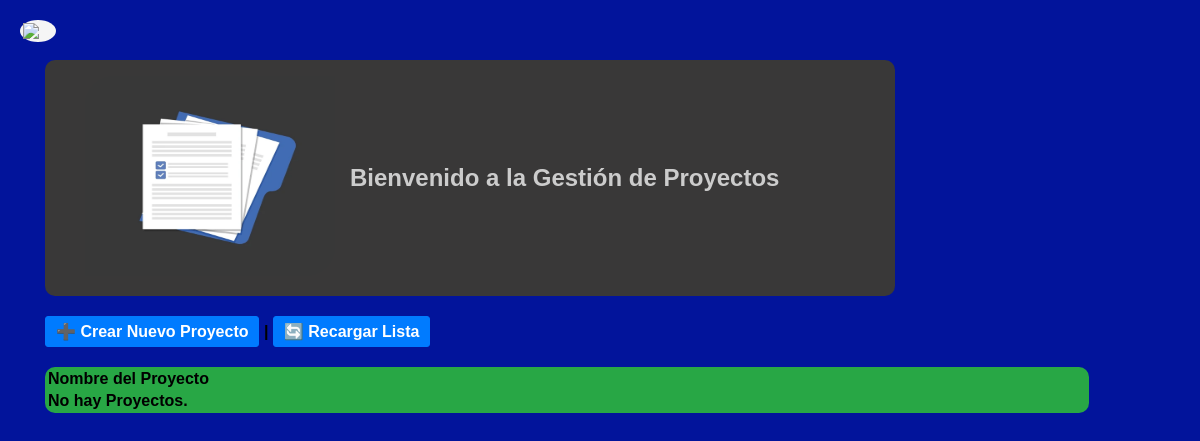
The app's page /views/index.php (signed in), older data.
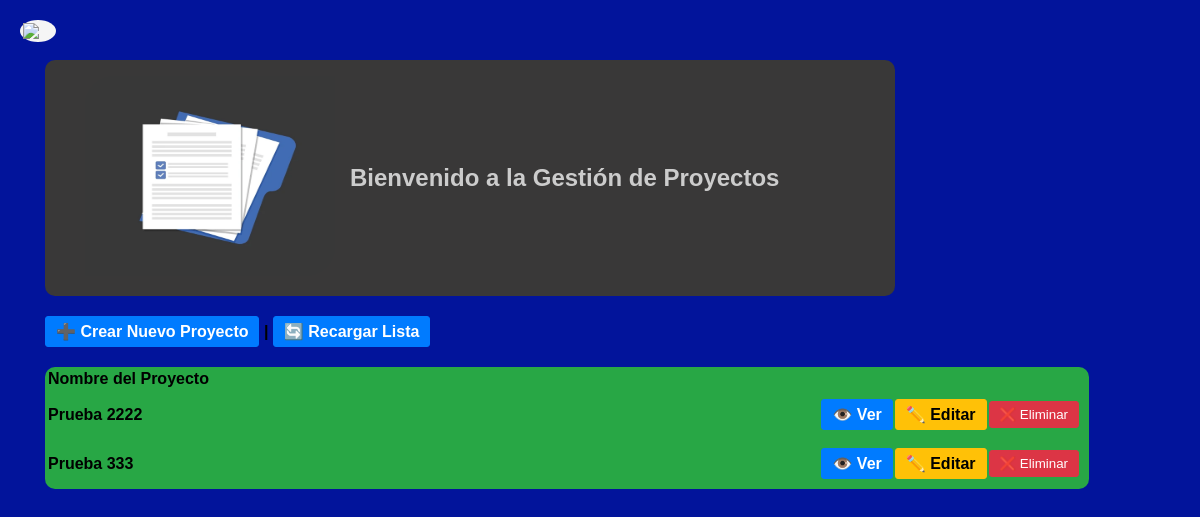
The same page, newer data.
### tables this page shows
CREATE TABLE projects (
    id_project           INT             PRIMARY KEY,
    name_project         TEXT (1, 150),
    fecha_inicio_project DATE,
    fecha_final_project  DATE,
    estado_project       TEXT,
    presupuesto_project  NUMERIC (19, 4) 
);

### views/index.php (the view, shortened to what this page needs)
<?php
$proyectos = [];
try {
    $pdo = conexionDB();
    $stmt = $pdo->prepare("SELECT id_project, name_project FROM projects");
    $stmt->execute();
    $proyectos = $stmt->fetchAll(PDO::FETCH_ASSOC);
} catch (PDOException $e) {
    $error_msg = "Error al cargar proyectos: " . $e->getMessage();
}
?>
<!DOCTYPE html>
<html lang="es">
<head>
    <link rel="stylesheet" href="../views/assets/css/sistem project.css">
</head>
<body>
    <a href="../views/main-menu/index.php" class="volver" title="Volver a HOME">
        <img src="../views/assets/imgs/icons/arrow-left.svg">
    </a>
    <div class="list-option">
        <article class="titulo">
            <figure class="contenedor-flex">
                <a>
                    <img src="../views/assets/imgs/documento.webp" alt="bandera de venezuela" class="img_proyecto">
                </a>
                <h1 class="texto_titulo">Bienvenido a la Gestión de Proyectos</h1>
            </figure>
        </article>
    </div>
    <div>
        <p>
            <a class="btn_create btn-accion" href="../views/Create Project/index.php">➕ Crear Nuevo Proyecto</a>
            |
            <a class="btn_recargar btn-accion" href="#">🔄 Recargar Lista</a>
        </p>
    </div>
    <table>
        <thead>
            <tr class="columnas1">
                <th>Nombre del Proyecto</th>
            </tr>
        </thead>
        <tbody class="columnas2">
            <?php if (!empty($proyectos)): ?>
                <?php foreach ($proyectos as $proyecto): ?>
                    <tr>
                        <td class="columna_name"><?php echo htmlspecialchars($proyecto['name_project']); ?></td>
                        <td class="columna_boton">
                            <a href="./Visualize Project/index.php?id=<?php echo htmlspecialchars($proyecto['id_project']); ?>" class="btn-accion btn-ver"> 👁️ Ver </a>
                            <a href="./Modify Project/index.php?id=<?php echo htmlspecialchars($proyecto['id_project']); ?>" class="btn-accion btn-editar"> ✏️ Editar </a>
                            <form action="../../controller/sistem project/eliminate project.php" method="POST" style="display:inline;">
                                <button type="submit"
                                    onclick="return confirm('¿Está seguro de que desea eliminar el proyecto \'<?php echo htmlspecialchars($proyecto['name_project']); ?>\'? Esto es irreversible.');" class="btn-accion btn-eliminar"> ❌ Eliminar
                                </button>
                            </form>
                        </td>
                    </tr>
                <?php endforeach; ?>
            <?php else: ?>
                <tr>
                    <td colspan="3">No hay Proyectos.</td>
                </tr>
            <?php endif; ?>
        </tbody>
    </table>
</body>
</html>

### views/assets/css/sistem project.css (style rules this page uses)
* body { text-align: center; min-width: 600px; max-width: 100%; margin: auto; padding: 20px; background-color: rgba(2, 20, 155); font-family: 'Poppins', Arial, Helvetica, sans-serif; overflow-x: auto; font-weight: bold; }
.titulo { background-color: rgb(57, 56, 56); color: #ccc; width: 850px ; border-radius: 10px; display:grid; justify-content: left; align-items: center; }
div { max-width: 100%; min-width: 600px; margin: 0 auto; }
.img_proyecto { width: 250px; height: 200px; border-radius: 30px 0 30px 0; }
.contenedor-flex { display: flex; align-items: center; gap: 15px; }
.texto_titulo { flex-grow: 1; margin: 0; }
table { justify-content: center; align-items: center; align-items: center; background-color: #28a745; color: black; text-align: left; width: 90%; table-layout: fixed; margin: 20px 25px; text-align: left; border-radius: 10px; }
.list-option { display:grid; grid-template-columns: repeat(2,1fr); justify-content: space-around; margin-top: 40px; column-gap: 15px; }
.volver { position: absolute; top: 20px; left: 20px; width: 30px; display: flex; background-color: whitesmoke; padding: 3px; border-radius:50% ; }
.columna_name { min-width: 85%; white-space: nowrap; overflow: hidden; text-overflow: ellipsis; }
.columna_boton { min-width: 10%; display: flex; justify-content: right; text-align: center; align-items: center; gap: 2px; padding: 8px; }
.btn-accion { padding: 5px 10px; text-decoration: none; border: 1px solid #ccc; border-radius: 3px; display: inline-block; white-space: nowrap; }
div { text-align: left; margin: 20px 25px; }
.btn_create { background-color: #007bff; color: white; border-color: #007bff; }
.btn_recargar { background-color: #007bff; color: white; border-color: #007bff; }
.btn-ver { background-color: #007bff; color: white; border-color: #007bff; }
.btn-editar { background-color: #ffc107; color: black; border-color: #ffc107; }
.btn-eliminar { background-color: #dc3545; color: white; border-color: #dc3545; }

Row changes from the older to the newer data that the page shows:
added projects: name_project "Prueba 2222"
added projects: name_project "Prueba 333"
Text that changed along with them:
text no longer shown: "No hay Proyectos."
